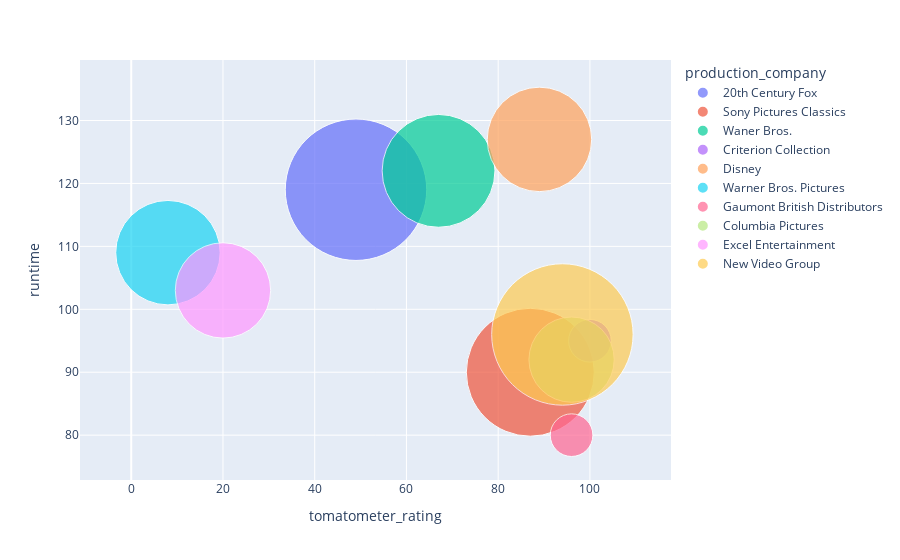

Notebook source saved alongside this figure:
### Code cell
production_fig = px.scatter(top_companies, x='tomatometer_rating', y='runtime', size='streaming_month',size_max=100, color='production_company', hover_name=('movie_title'))

production_fig.show()

### Figure 1 — Plotly figure (JSON) as saved in the notebook; plotly's stock layout.template omitted (floating-point values rounded to 4 significant figures)
{"data": [{"hovertemplate": "<b>%{hovertext}</b><br><br>production_company=20th Century Fox<br>tomatometer_rating=%{x}<br>runtime=%{y}<br>streaming_month=%{marker.size}<extra></extra>", "hovertext": ["Percy Jackson & the Olympians: The Lightning Thief"], "legendgroup": "20th Century Fox", "marker": {"color": "#636efa", "size": [11], "sizemode": "area", "sizeref": 0.0011, "symbol": "circle"}, "mode": "markers", "name": "20th Century Fox", "orientation": "v", "showlegend": true, "type": "scatter", "x": [49], "xaxis": "x", "y": [119], "yaxis": "y"}, {"hovertemplate": "<b>%{hovertext}</b><br><br>production_company=Sony Pictures Classics<br>tomatometer_rating=%{x}<br>runtime=%{y}<br>streaming_month=%{marker.size}<extra></extra>", "hovertext": ["Please Give"], "legendgroup": "Sony Pictures Classics", "marker": {"color": "#EF553B", "size": [9], "sizemode": "area", "sizeref": 0.0011, "symbol": "circle"}, "mode": "markers", "name": "Sony Pictures Classics", "orientation": "v", "showlegend": true, "type": "scatter", "x": [87], "xaxis": "x", "y": [90], "yaxis": "y"}, {"hovertemplate": "<b>%{hovertext}</b><br><br>production_company=Waner Bros.<br>tomatometer_rating=%{x}<br>runtime=%{y}<br>streaming_month=%{marker.size}<extra></extra>", "hovertext": ["10"], "legendgroup": "Waner Bros.", "marker": {"color": "#00cc96", "size": [7], "sizemode": "area", "sizeref": 0.0011, "symbol": "circle"}, "mode": "markers", "name": "Waner Bros.", "orientation": "v", "showlegend": true, "type": "scatter", "x": [67], "xaxis": "x", "y": [122], "yaxis": "y"}, {"hovertemplate": "<b>%{hovertext}</b><br><br>production_company=Criterion Collection<br>tomatometer_rating=%{x}<br>runtime=%{y}<br>streaming_month=%{marker.size}<extra></extra>", "hovertext": ["12 Angry Men (Twelve Angry Men)"], "legendgroup": "Criterion Collection", "marker": {"color": "#ab63fa", "size": [1], "sizemode": "area", "sizeref": 0.0011, "symbol": "circle"}, "mode": "markers", "name": "Criterion Collection", "orientation": "v", "showlegend": true, "type": "scatter", "x": [100], "xaxis": "x", "y": [95], "yaxis": "y"}, {"hovertemplate": "<b>%{hovertext}</b><br><br>production_company=Disney<br>tomatometer_rating=%{x}<br>runtime=%{y}<br>streaming_month=%{marker.size}<extra></extra>", "hovertext": ["20,000 Leagues Under The Sea"], "legendgroup": "Disney", "marker": {"color": "#FFA15A", "size": [6], "sizemode": "area", "sizeref": 0.0011, "symbol": "circle"}, "mode": "markers", "name": "Disney", "orientation": "v", "showlegend": true, "type": "scatter", "x": [89], "xaxis": "x", "y": [127], "yaxis": "y"}, {"hovertemplate": "<b>%{hovertext}</b><br><br>production_company=Warner Bros. Pictures<br>tomatometer_rating=%{x}<br>runtime=%{y}<br>streaming_month=%{marker.size}<extra></extra>", "hovertext": ["10,000 B.C."], "legendgroup": "Warner Bros. Pictures", "marker": {"color": "#19d3f3", "size": [6], "sizemode": "area", "sizeref": 0.0011, "symbol": "circle"}, "mode": "markers", "name": "Warner Bros. Pictures", "orientation": "v", "showlegend": true, "type": "scatter", "x": [8], "xaxis": "x", "y": [109], "yaxis": "y"}, {"hovertemplate": "<b>%{hovertext}</b><br><br>production_company=Gaumont British Distributors<br>tomatometer_rating=%{x}<br>runtime=%{y}<br>streaming_month=%{marker.size}<extra></extra>", "hovertext": ["The 39 Steps"], "legendgroup": "Gaumont British Distributors", "marker": {"color": "#FF6692", "size": [1], "sizemode": "area", "sizeref": 0.0011, "symbol": "circle"}, "mode": "markers", "name": "Gaumont British Distributors", "orientation": "v", "showlegend": true, "type": "scatter", "x": [96], "xaxis": "x", "y": [80], "yaxis": "y"}, {"hovertemplate": "<b>%{hovertext}</b><br><br>production_company=Columbia Pictures<br>tomatometer_rating=%{x}<br>runtime=%{y}<br>streaming_month=%{marker.size}<extra></extra>", "hovertext": ["3:10 to Yuma"], "legendgroup": "Columbia Pictures", "marker": {"color": "#B6E880", "size": [4], "sizemode": "area", "sizeref": 0.0011, "symbol": "circle"}, "mode": "markers", "name": "Columbia Pictures", "orientation": "v", "showlegend": true, "type": "scatter", "x": [96], "xaxis": "x", "y": [92], "yaxis": "y"}, {"hovertemplate": "<b>%{hovertext}</b><br><br>production_company=Excel Entertainment<br>tomatometer_rating=%{x}<br>runtime=%{y}<br>streaming_month=%{marker.size}<extra></extra>", "hovertext": ["Charly (A Heartbeat Away)"], "legendgroup": "Excel Entertainment", "marker": {"color": "#FF97FF", "size": [5], "sizemode": "area", "sizeref": 0.0011, "symbol": "circle"}, "mode": "markers", "name": "Excel Entertainment", "orientation": "v", "showlegend": true, "type": "scatter", "x": [20], "xaxis": "x", "y": [103], "yaxis": "y"}, {"hovertemplate": "<b>%{hovertext}</b><br><br>production_company=New Video Group<br>tomatometer_rating=%{x}<br>runtime=%{y}<br>streaming_month=%{marker.size}<extra></extra>", "hovertext": ["Tatsumi"], "legendgroup": "New Video Group", "marker": {"color": "#FECB52", "size": [11], "sizemode": "area", "sizeref": 0.0011, "symbol": "circle"}, "mode": "markers", "name": "New Video Group", "orientation": "v", "showlegend": true, "type": "scatter", "x": [94], "xaxis": "x", "y": [96], "yaxis": "y"}], "layout": {"legend": {"itemsizing": "constant", "title": {"text": "production_company"}, "tracegroupgap": 0}, "margin": {"t": 60}, "xaxis": {"anchor": "y", "domain": [0, 1], "title": {"text": "tomatometer_rating"}}, "yaxis": {"anchor": "x", "domain": [0, 1], "title": {"text": "runtime"}}}}
